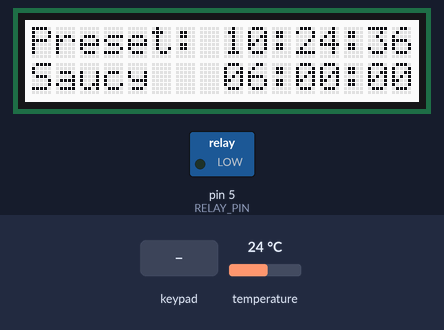
Bench run of a sketch on a simulated Arduino Uno, built with avr-gcc and run on an emulated ATmega328P. On the bench: 16×2 character LCD, switched loads named in the sketch (green lamp = pin HIGH). The test bench sets the inputs (shaded band); at power-on: temperature 24 °C. The local clock reads 2024-03-15 10:24:30 at power-on unless the sketch sets it.

Above: at 6.3 s.
6.4 s: key 'U' pressed
At 7.1 s:
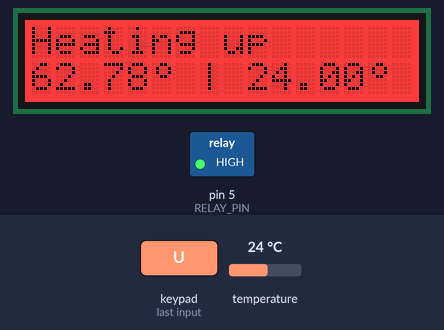
7.9 s: key 'D' pressed
At 9.26 s:
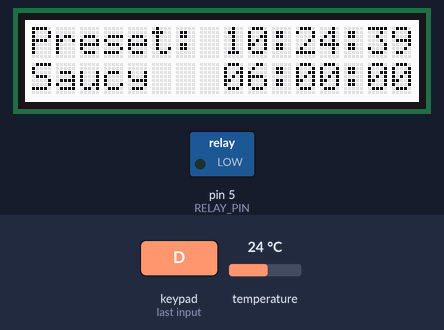
9.4 s: key 'L' pressed
At 11.8 s:
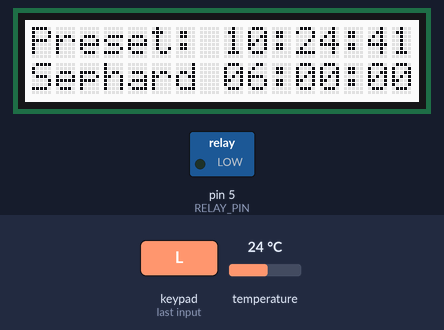
12.4 s: key 'L' pressed
At 13.4 s:
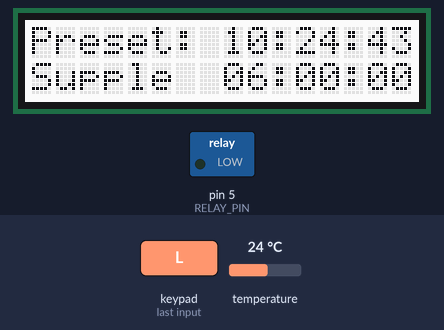
Timing chart, 0 to 15.4 s (numbered marks = the images above; inputs shaded):
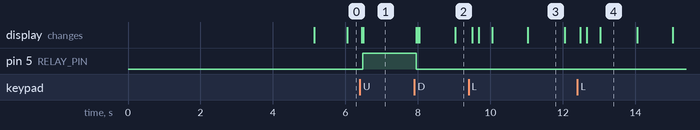

Measured:
- after the input at 6.4 s, pin 5 (RELAY_PIN): LOW → HIGH after 0.08 s; the display: first changes after 0.05 s (image 1 shows a later state)
- after the input at 7.9 s, pin 5 (RELAY_PIN): HIGH → LOW after 0.05 s; the display: first changes after 0.05 s (image 2 shows a later state)
- after the input at 9.4 s, the display: first changes after 0.09 s (image 3 shows a later state)
- after the input at 12.4 s, the display: first changes after 0.08 s (image 4 shows a later state)
- what the display in image 3 shows lasts 1.1 s, from 11.0 s to 12.1 s

The sketch:

onsen.ino
```cpp
/*
 *  Onsen Tamago Pro
 *  Brian Whitman
 *  brian@variogr.am
 *  December 2015
 */

#include <Wire.h>
#include <OneWire.h>
#include <DallasTemperature.h>
#include <Adafruit_RGBLCDShield.h>
#include <PID_v1.h>
#include <RTClib.h>

#define ONE_WIRE_BUS 4
#define RELAY_PIN 5

#define OFF 0x0
#define RED 0x1
#define YELLOW 0x3
#define GREEN 0x2
#define TEAL 0x6
#define BLUE 0x4
#define VIOLET 0x5
#define WHITE 0x7

#define MAX_PRESETS 4

#define TEMP_PRECISION 1.0

RTC_DS1307 RTC;
OneWire ds(ONE_WIRE_BUS);

Adafruit_RGBLCDShield lcd = Adafruit_RGBLCDShield();

double Setpoint = 0;
double Input;
double Output;

float heating_temp;
float keep_warm_temp = 54.444; // celsius
long cook_time_s = 45 * 60; // cooking time
long keep_warm_time_s = 180 * 60; // how long to keep warm
long heating_max_time_s = 25 * 60; // if heating is not done in this time, reset

volatile long onTime = 0;

// pid tuning parameters
double Kp = 2000;
double Ki = 0;
double Kd = 0;

PID myPID(&Input, &Output, &Setpoint, Kp, Ki, Kd, DIRECT);
int WindowSize = 10000;
unsigned long windowStartTime;

byte degree[8] = {B00110, B01001, B01001, B00110, B00000, B00000, B00000, B00000};
byte egg[8] =    {B00100, B01010, B10001, B10001, B10001, B10001, B10001, B01110};

enum state_list {WAITING = 0, HEATING, COOKING, KEEP_WARM, ERROR_MODE};
state_list state = WAITING;
long heating_start_ms;
long stable_start_ms;
long keep_warm_start_ms;


// what time to start cooking -- the date field (first 3 numbers) don't matter, just the time H:M
DateTime start_time = DateTime(2000, 1, 1, 6, 0, 0);

const char * presets[] = {
  "Off     ",
  "Saucy   ",
  "Supple  ",
  "Set     ",
  "Sephard ",
};

const float heating_temp_presets[] = {
  0,
  62.7778,
  65.5556,
  71.1111,
  72.5000,
};

const long cook_time_presets[] = {
  45 * 60,
  45 * 60,
  45 * 60,
  45 * 60,
  7 * 60 * 60,
};

byte selected_preset = 1;


SIGNAL(TIMER1_OVF_vect)
{
  DriveOutput();
  TCNT1 = 0xFB1E;
}


void logo() {
  lcd.setBacklight(WHITE);
  lcd.print("Onsen Tamago Pro");
  lcd.setCursor(4, 1);
  lcd.write(2); lcd.write(2);
  lcd.setCursor(10, 1);
  lcd.write(2); lcd.write(2);
}


void setup() {
  RTC.begin();
  // uncomment this to set the time from the compilation date of this file
  //delay(5000); // we sleep 5s because you flash it w/o connected to RTC, first run should be connected to the RTC
  //RTC.adjust(DateTime(__DATE__, __TIME__));


  heating_temp = heating_temp_presets[selected_preset];
  cook_time_s = cook_time_presets[selected_preset];
  pinMode(ONE_WIRE_BUS, INPUT);
  pinMode(RELAY_PIN, OUTPUT);
  digitalWrite(RELAY_PIN, LOW);
  lcd.begin(16, 2);
  lcd.createChar(1, degree);
  lcd.createChar(2, egg);

  logo();
  delay(5000);
  windowStartTime = millis();
  myPID.SetTunings(Kp, Ki, Kd);
  myPID.SetSampleTime(1000);
  myPID.SetOutputLimits(0, WindowSize);
  start_waiting();

  // Run timer1 interrupt every 15 ms
  TCCR1A = 0;
  TCCR1B = 0;
  TIMSK1 |= (1 << TOIE1);
  TCNT1 = 0xFB1E;
  TCCR1B |= (1 << CS12);


}

void start_error() {
  lcd.clear();
  state = ERROR_MODE;
  lcd.setBacklight(BLUE);
  digitalWrite(RELAY_PIN, LOW);
  Setpoint = 0;
  myPID.SetMode(MANUAL);
}

void start_heating() {
  lcd.clear();
  state = HEATING;
  lcd.setBacklight(RED);
  heating_start_ms = millis();
  Setpoint = heating_temp;
  myPID.SetMode(AUTOMATIC);
}

void start_cooking() {
  lcd.clear();
  state = COOKING;
  lcd.setBacklight(VIOLET);
  stable_start_ms = millis();
}

void start_keep_warm() {
  lcd.clear();
  state = KEEP_WARM;
  lcd.setBacklight(GREEN);
  Setpoint = keep_warm_temp;
  myPID.SetMode(AUTOMATIC);
  keep_warm_start_ms = millis();
}

void start_waiting() {
  lcd.clear();
  digitalWrite(RELAY_PIN, LOW);
  state = WAITING;
  lcd.setBacklight(WHITE);
  Setpoint = 0;
  myPID.SetMode(MANUAL);
}


void loop() {
  DoControl();
  char buffer[12];
  lcd.setCursor(0, 0);
  uint8_t buttons = lcd.readButtons();

  DateTime now = RTC.now();

  if (state == WAITING) {
    lcd.print("Preset: ");
    sprintf(buffer, "%02d:%02d:%02d", now.hour(), now.minute(), now.second());
    lcd.print(buffer);
    if (selected_preset != 0) {
      if ((now.minute() == start_time.minute()) && (now.hour() == start_time.hour())) {
        start_heating();
      }
    }
  } else if (state == HEATING) {
    lcd.print("Heating up ");
    if ( (millis() - heating_start_ms) > (heating_max_time_s * 1000)) {
      // been heating too long, probably the temp sensor is not in water or the cooker is not heating properly
      start_error();
    } else {
      if (fabs (Input - heating_temp) < TEMP_PRECISION ) {
        start_cooking();
      }
    }
  } else if (state == COOKING) {
    lcd.print("Cooking ");
    lcd.write(2); lcd.print(" ");
    int time_left_s = cook_time_s - ((millis() - stable_start_ms) / 1000);
    sprintf(buffer, "%03d:%02d", time_left_s / 60, time_left_s % 60);
    lcd.print(buffer);
    if ( (millis() - stable_start_ms) > (cook_time_s * 1000)) {
      start_keep_warm();
    }
  } else if (state == KEEP_WARM) {
    lcd.print("Keeping ");
    lcd.write(2); lcd.print(" ");
    int time_left_s = keep_warm_time_s - ((millis() - keep_warm_start_ms) / 1000);
    sprintf(buffer, "%03d:%02d", time_left_s / 60, time_left_s % 60);
    lcd.print(buffer);
    if (millis() - keep_warm_start_ms > (keep_warm_time_s * 1000)) {
      start_waiting();
    }
  } else if (state == ERROR_MODE) {
    lcd.print("Error ");
  }

  lcd.setCursor(0, 1);
  if (state == WAITING) {
    lcd.print(presets[selected_preset]);
    sprintf(buffer, "%02d:%02d:%02d", start_time.hour(), start_time.minute(), start_time.second());
    lcd.print(buffer);
  } else {
    lcd.print(Setpoint);
    lcd.write(1);
    lcd.print(F(" | "));
    lcd.print(Input);
    lcd.write(1);
    lcd.print(" ");
  }

  if (state == WAITING) {

    if (buttons & BUTTON_UP) {
      if (selected_preset != 0) start_heating();
    }
    if (buttons & BUTTON_LEFT) {
      if (selected_preset == 0) {
        selected_preset = MAX_PRESETS;
      } else {
        selected_preset--;
      }
      heating_temp = heating_temp_presets[selected_preset];
      cook_time_s = cook_time_presets[selected_preset];
    }
    if (buttons & BUTTON_RIGHT) {
      if (selected_preset == MAX_PRESETS) {
        selected_preset = 0;
      } else {
        selected_preset++;
      }
      heating_temp = heating_temp_presets[selected_preset];
      cook_time_s = cook_time_presets[selected_preset];
    }

  } else {
    if (buttons & BUTTON_DOWN) { // stop, cancel
      start_waiting();
    }
  }

  //delay(10);
}


void DoControl() {
  if ((state != WAITING) && (state != ERROR_MODE)) {
    Input = getTemp();
    myPID.Compute();
    onTime = Output;
  }
}

void DriveOutput() {
  if ((state != WAITING) && (state != ERROR_MODE)) {
    long now = millis();
    if (now - windowStartTime > WindowSize) {
      windowStartTime += WindowSize;
    }
    if ((onTime > 100) && (onTime > (now - windowStartTime))) {
      digitalWrite(RELAY_PIN, HIGH);

    } else {
      digitalWrite(RELAY_PIN, LOW);

    }
  }
}


float getTemp() {
  //returns the temperature from one DS18S20 in DEG Celsius

  byte data[12];
  byte addr[8];
  if ( !ds.search(addr)) {
    //no more sensors on chain, reset search
    ds.reset_search();
    return -1000;
  }

  if ( OneWire::crc8( addr, 7) != addr[7]) {
    Serial.println("CRC is not valid!");
    return -1000;
  }

  if ( addr[0] != 0x10 && addr[0] != 0x28) {
    Serial.print("Device is not recognized");
    return -1000;
  }

  ds.reset();
  ds.select(addr);
  ds.write(0x44, 1); // start conversion, with parasite power on at the end

  byte present = ds.reset();
  ds.select(addr);
  ds.write(0xBE); // Read Scratchpad


  for (int i = 0; i < 9; i++) { // we need 9 bytes
    data[i] = ds.read();
  }

  ds.reset_search();

  byte MSB = data[1];
  byte LSB = data[0];

  float tempRead = ((MSB << 8) | LSB); //using two's compliment
  float TemperatureSum = tempRead / 16;

  return TemperatureSum;

}
```
